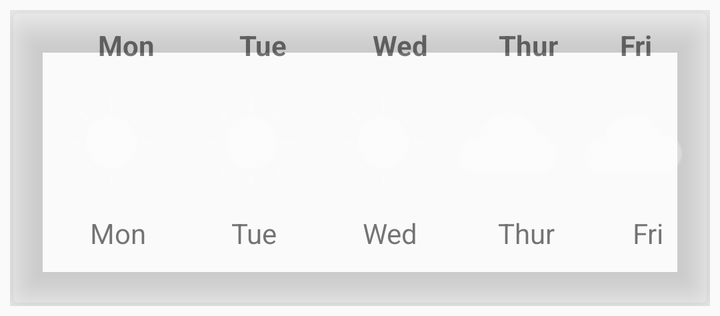
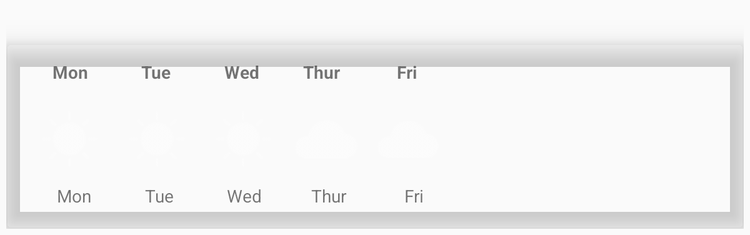

One screen, two layout resources from the same app: the default and the repository's alternative for another configuration. Each is rendered where Android would select it; the XML of both is given below.
<!-- AndroidManifest.xml: application theme Theme.AppCompat.Light.NoActionBar -->
<!-- res/layout/forecast_list.xml -->
<?xml version="1.0" encoding="utf-8"?>
<LinearLayout xmlns:android="http://schemas.android.com/apk/res/android"
    xmlns:app="http://schemas.android.com/apk/res-auto"
    xmlns:tools="http://schemas.android.com/tools"
    xmlns:card_view="http://schemas.android.com/apk/res-auto"
    android:layout_width="match_parent"
    android:layout_height="wrap_content"
    android:orientation="vertical"
    android:background="@color/colorCh2"
    android:padding="5dp">

    <android.support.v7.widget.CardView
        style="@style/Base.CardView"
        android:layout_width="match_parent"
        android:layout_height="148dp"

        app:cardBackgroundColor="@color/colorCh2"
        android:background="?android:attr/fastScrollPreviewBackgroundLeft"
        android:padding="35dp"
        card_view:cardCornerRadius="4dp"
        card_view:cardElevation="12dp">

        <LinearLayout
            android:layout_width="match_parent"
            android:layout_height="138dp"
            android:background="@color/colorCh2"
            android:orientation="vertical">

            <android.support.constraint.ConstraintLayout
                android:id="@+id/topDaysLayer"
                android:layout_width="match_parent"
                android:layout_height="wrap_content"
                android:orientation="horizontal"
                android:paddingHorizontal="20dp">

                <TextView
                    android:id="@+id/tvMon0"
                    android:layout_width="60dp"
                    android:layout_height="wrap_content"
                    android:layout_alignParentBottom="true"
                    android:layout_alignParentStart="true"
                    android:layout_marginStart="8dp"
                    android:layout_marginTop="8dp"
                    android:gravity="center_vertical"
                    android:text="Mon"
                    android:textAlignment="center"
                    android:textStyle="bold"
                    app:layout_constraintStart_toStartOf="parent"
                    app:layout_constraintTop_toTopOf="parent" />

                <TextView
                    android:id="@+id/tvTue0"
                    android:layout_width="61dp"
                    android:layout_height="wrap_content"
                    android:layout_alignParentBottom="true"
                    android:layout_alignParentStart="true"
                    android:layout_marginStart="8dp"
                    android:layout_marginTop="8dp"
                    android:gravity="center_vertical"
                    android:text="Tue"
                    android:textAlignment="center"
                    android:textStyle="bold"
                    app:layout_constraintStart_toEndOf="@+id/tvMon0"
                    app:layout_constraintTop_toTopOf="parent" />

                <TextView
                    android:id="@+id/tvWed0"
                    android:layout_width="60dp"
                    android:layout_height="wrap_content"
                    android:layout_alignParentBottom="true"
                    android:layout_alignParentStart="true"
                    android:layout_marginStart="8dp"
                    android:layout_marginTop="8dp"
                    android:gravity="center_vertical"
                    android:text="Wed"
                    android:textAlignment="center"
                    android:textStyle="bold"
                    app:layout_constraintStart_toEndOf="@+id/tvTue0"
                    app:layout_constraintTop_toTopOf="parent" />

                <TextView
                    android:id="@+id/tvThur0"
                    android:layout_width="60dp"
                    android:layout_height="wrap_content"
                    android:layout_alignParentBottom="true"
                    android:layout_alignParentStart="true"
                    android:layout_marginBottom="8dp"
                    android:layout_marginStart="4dp"
                    android:layout_marginTop="8dp"
                    android:gravity="center_vertical"
                    android:text="Thur"
                    android:textAlignment="center"
                    android:textStyle="bold"
                    app:layout_constraintBottom_toBottomOf="parent"
                    app:layout_constraintStart_toEndOf="@+id/tvWed0"
                    app:layout_constraintTop_toTopOf="parent"
                    app:layout_constraintVertical_bias="0.0" />

                <TextView
                    android:id="@+id/tvFri0"
                    android:layout_width="60dp"
                    android:layout_height="wrap_content"
                    android:layout_alignParentBottom="true"
                    android:layout_alignParentStart="true"
                    android:layout_marginEnd="9dp"
                    android:layout_marginStart="16dp"
                    android:layout_marginTop="8dp"
                    android:gravity="center_vertical"
                    android:text="Fri"
                    android:textAlignment="center"
                    android:textStyle="bold"
                    app:layout_constraintEnd_toEndOf="parent"
                    app:layout_constraintStart_toEndOf="@+id/tvThur0"
                    app:layout_constraintTop_toTopOf="parent" />

            </android.support.constraint.ConstraintLayout>

            <android.support.constraint.ConstraintLayout
                android:id="@+id/MedDaysLayer"
                android:layout_width="match_parent"
                android:layout_height="wrap_content"
                android:layout_marginTop="5dp">

                <ImageView
                    android:id="@+id/imgMon"
                    android:layout_width="50dp"
                    android:layout_height="45dp"
                    android:layout_marginStart="25dp"
                    android:layout_marginTop="4dp"
                    android:color="#e0f2f1"
                    android:elevation="0dp"
                    android:src="@drawable/sunny"
                    app:layout_constraintStart_toStartOf="parent"
                    app:layout_constraintTop_toTopOf="parent" />

                <ImageView
                    android:id="@+id/imgTue"
                    android:layout_width="50dp"
                    android:layout_height="45dp"
                    android:layout_marginStart="20dp"
                    android:layout_marginTop="4dp"
                    android:elevation="0dp"
                    android:src="@drawable/sunny"
                    app:layout_constraintStart_toEndOf="@+id/imgMon"
                    app:layout_constraintTop_toTopOf="parent" />

                <ImageView
                    android:id="@+id/imgWed"
                    android:layout_width="50dp"
                    android:layout_height="45dp"
                    android:layout_marginStart="16dp"
                    android:layout_marginTop="4dp"
                    android:elevation="0dp"
                    android:src="@drawable/sunny"
                    app:layout_constraintStart_toEndOf="@+id/imgTue"
                    app:layout_constraintTop_toTopOf="parent" />

                <ImageView
                    android:id="@+id/imgThu"
                    android:layout_width="51dp"
                    android:layout_height="45dp"
                    android:layout_marginStart="12dp"
                    android:layout_marginTop="4dp"
                    android:color="#e0f2f1"
                    android:elevation="0dp"
                    android:src="@drawable/cloudy"
                    app:layout_constraintStart_toEndOf="@+id/imgWed"
                    app:layout_constraintTop_toTopOf="parent" />

                <ImageView
                    android:id="@+id/imgFri"
                    android:layout_width="50dp"
                    android:layout_height="45dp"
                    android:layout_marginEnd="16dp"
                    android:layout_marginStart="12dp"
                    android:layout_marginTop="4dp"
                    android:color="#e0f2f1"
                    android:elevation="0dp"
                    android:src="@drawable/cloudy"
                    app:layout_constraintEnd_toEndOf="parent"
                    app:layout_constraintHorizontal_bias="0.0"
                    app:layout_constraintStart_toEndOf="@+id/imgThu"
                    app:layout_constraintTop_toTopOf="parent" />


            </android.support.constraint.ConstraintLayout>

            <android.support.constraint.ConstraintLayout
                android:layout_width="match_parent"
                android:layout_height="37dp"
                android:layout_marginTop="5dp"
                app:layout_constraintTop_toBottomOf="@id/MedDaysLayer">

                <TextView
                    android:id="@+id/tvMon"
                    android:layout_width="60dp"
                    android:layout_height="wrap_content"
                    android:layout_alignParentBottom="true"
                    android:layout_alignParentStart="true"
                    android:layout_marginStart="24dp"
                    android:layout_marginTop="8dp"
                    android:gravity="center_vertical"
                    android:text="Mon"
                    android:textAlignment="center"
                    app:layout_constraintStart_toStartOf="parent"
                    app:layout_constraintTop_toTopOf="parent" />

                <TextView
                    android:id="@+id/tvTue"
                    android:layout_width="60dp"
                    android:layout_height="wrap_content"
                    android:layout_alignParentBottom="true"
                    android:layout_alignParentStart="true"
                    android:layout_marginStart="8dp"
                    android:layout_marginTop="8dp"
                    android:gravity="center_vertical"
                    android:text="Tue"
                    android:textAlignment="center"
                    app:layout_constraintStart_toEndOf="@+id/tvMon"
                    app:layout_constraintTop_toTopOf="parent" />

                <TextView
                    android:id="@+id/tvWed"
                    android:layout_width="60dp"
                    android:layout_height="18dp"
                    android:layout_alignParentBottom="true"
                    android:layout_alignParentStart="true"
                    android:layout_marginStart="8dp"
                    android:layout_marginTop="8dp"
                    android:gravity="center_vertical"
                    android:text="Wed"
                    android:textAlignment="center"
                    app:layout_constraintStart_toEndOf="@+id/tvTue"
                    app:layout_constraintTop_toTopOf="parent" />

                <TextView
                    android:id="@+id/tvThur"
                    android:layout_width="60dp"
                    android:layout_height="wrap_content"
                    android:layout_alignParentBottom="true"
                    android:layout_alignParentStart="true"
                    android:layout_marginStart="8dp"
                    android:layout_marginTop="8dp"
                    android:gravity="center_vertical"
                    android:text="Thur"
                    android:textAlignment="center"
                    app:layout_constraintStart_toEndOf="@+id/tvWed"
                    app:layout_constraintTop_toTopOf="parent" />

                <TextView
                    android:id="@+id/tvFri"
                    android:layout_width="60dp"
                    android:layout_height="wrap_content"
                    android:layout_alignParentBottom="true"
                    android:layout_alignParentStart="true"
                    android:layout_marginEnd="8dp"
                    android:layout_marginStart="8dp"
                    android:layout_marginTop="8dp"
                    android:gravity="center_vertical"
                    android:text="Fri"
                    android:textAlignment="center"
                    app:layout_constraintEnd_toEndOf="parent"
                    app:layout_constraintStart_toEndOf="@+id/tvThur"
                    app:layout_constraintTop_toTopOf="parent" />

            </android.support.constraint.ConstraintLayout>


        </LinearLayout>


    </android.support.v7.widget.CardView>

</LinearLayout>
<!-- resources referenced by this layout -->
<resources>
  <!-- drawable cloudy: png bitmap (drawable-hdpi, 1205 bytes) -->
  <!-- drawable sunny: png bitmap (drawable-hdpi, 1541 bytes) -->
</resources>
<!-- res/layout-sw600dp/forecast_list.xml (the repository's variant of the layout above) -->
<!-- drawn on a 7-inch tablet held upright -->
<?xml version="1.0" encoding="utf-8"?>
<LinearLayout xmlns:android="http://schemas.android.com/apk/res/android"
    xmlns:app="http://schemas.android.com/apk/res-auto"
    xmlns:tools="http://schemas.android.com/tools"
    xmlns:card_view="http://schemas.android.com/apk/res-auto"
    android:layout_width="match_parent"
    android:layout_height="wrap_content"
    android:orientation="vertical"
    android:background="@color/colorCh"
    android:padding="5dp">

    <android.support.v7.widget.CardView
        style="@style/Base.CardView"
        android:layout_width="match_parent"
        android:layout_height="148dp"
        android:layout_marginTop="30dp"
        android:background="?android:attr/fastScrollPreviewBackgroundLeft"
        android:padding="35dp"
        app:cardBackgroundColor="@color/colorCh"
        card_view:cardCornerRadius="4dp"
        card_view:cardElevation="12dp">

        <LinearLayout
            android:layout_width="match_parent"
            android:layout_height="138dp"
            android:orientation="vertical">

            <android.support.constraint.ConstraintLayout
                android:id="@+id/topDaysLayer"
                android:layout_width="379dp"
                android:layout_height="wrap_content"
                android:orientation="horizontal"
                android:padding="5dp"
                android:paddingBottom="5dp"
                android:paddingHorizontal="20dp">

                <TextView
                    android:id="@+id/tvMon0"
                    android:layout_width="60dp"
                    android:layout_height="wrap_content"
                    android:layout_alignParentBottom="true"
                    android:layout_alignParentStart="true"
                    android:layout_marginStart="16dp"
                    android:layout_marginTop="8dp"
                    android:gravity="center_vertical"
                    android:text="Mon"
                    android:textAlignment="center"
                    android:textStyle="bold"
                    app:layout_constraintStart_toStartOf="parent"
                    app:layout_constraintTop_toTopOf="parent" />

                <TextView
                    android:id="@+id/tvTue0"
                    android:layout_width="61dp"
                    android:layout_height="wrap_content"
                    android:layout_alignParentBottom="true"
                    android:layout_alignParentStart="true"
                    android:layout_marginStart="8dp"
                    android:layout_marginTop="8dp"
                    android:gravity="center_vertical"
                    android:text="Tue"
                    android:textAlignment="center"
                    android:textStyle="bold"
                    app:layout_constraintStart_toEndOf="@+id/tvMon0"
                    app:layout_constraintTop_toTopOf="parent" />

                <TextView
                    android:id="@+id/tvWed0"
                    android:layout_width="60dp"
                    android:layout_height="wrap_content"
                    android:layout_alignParentBottom="true"
                    android:layout_alignParentStart="true"
                    android:layout_marginStart="8dp"
                    android:layout_marginTop="8dp"
                    android:gravity="center_vertical"
                    android:text="Wed"
                    android:textAlignment="center"
                    android:textStyle="bold"
                    app:layout_constraintStart_toEndOf="@+id/tvTue0"
                    app:layout_constraintTop_toTopOf="parent" />

                <TextView
                    android:id="@+id/tvThur0"
                    android:layout_width="60dp"
                    android:layout_height="wrap_content"
                    android:layout_alignParentBottom="true"
                    android:layout_alignParentStart="true"
                    android:layout_marginBottom="8dp"
                    android:layout_marginStart="4dp"
                    android:layout_marginTop="8dp"
                    android:gravity="center_vertical"
                    android:text="Thur"
                    android:textAlignment="center"
                    android:textStyle="bold"
                    app:layout_constraintBottom_toBottomOf="parent"
                    app:layout_constraintStart_toEndOf="@+id/tvWed0"
                    app:layout_constraintTop_toTopOf="parent"
                    app:layout_constraintVertical_bias="0.0" />

                <TextView
                    android:id="@+id/tvFri0"
                    android:layout_width="60dp"
                    android:layout_height="wrap_content"
                    android:layout_alignParentBottom="true"
                    android:layout_alignParentStart="true"
                    android:layout_marginStart="8dp"
                    android:layout_marginTop="8dp"
                    android:gravity="center_vertical"
                    android:text="Fri"
                    android:textAlignment="center"
                    android:textStyle="bold"
                    app:layout_constraintStart_toEndOf="@+id/tvThur0"
                    app:layout_constraintTop_toTopOf="parent" />

            </android.support.constraint.ConstraintLayout>

            <android.support.constraint.ConstraintLayout
                android:id="@+id/MedDaysLayer"
                android:layout_width="match_parent"
                android:layout_height="wrap_content"
                android:layout_marginTop="5dp">

                <ImageView
                    android:id="@+id/imgMon"
                    android:layout_width="50dp"
                    android:layout_height="45dp"
                    android:layout_marginStart="25dp"
                    android:layout_marginTop="4dp"
                    android:color="#e0f2f1"
                    android:elevation="0dp"
                    android:src="@drawable/sunny"
                    app:layout_constraintStart_toStartOf="parent"
                    app:layout_constraintTop_toTopOf="parent" />

                <ImageView
                    android:id="@+id/imgTue"
                    android:layout_width="50dp"
                    android:layout_height="45dp"
                    android:layout_marginStart="20dp"
                    android:layout_marginTop="4dp"
                    android:elevation="0dp"
                    android:src="@drawable/sunny"
                    app:layout_constraintStart_toEndOf="@+id/imgMon"
                    app:layout_constraintTop_toTopOf="parent" />

                <ImageView
                    android:id="@+id/imgWed"
                    android:layout_width="50dp"
                    android:layout_height="45dp"
                    android:layout_marginStart="19dp"
                    android:layout_marginTop="4dp"
                    android:elevation="0dp"
                    android:src="@drawable/sunny"
                    app:layout_constraintStart_toEndOf="@+id/imgTue"
                    app:layout_constraintTop_toTopOf="parent" />

                <ImageView
                    android:id="@+id/imgThu"
                    android:layout_width="51dp"
                    android:layout_height="45dp"
                    android:layout_marginStart="16dp"
                    android:layout_marginTop="4dp"
                    android:color="#e0f2f1"
                    android:elevation="0dp"
                    android:src="@drawable/cloudy"
                    app:layout_constraintStart_toEndOf="@+id/imgWed"
                    app:layout_constraintTop_toTopOf="parent" />

                <ImageView
                    android:id="@+id/imgFri"
                    android:layout_width="50dp"
                    android:layout_height="45dp"
                    android:layout_marginEnd="25dp"
                    android:layout_marginStart="15dp"
                    android:layout_marginTop="4dp"
                    android:color="#e0f2f1"
                    android:elevation="0dp"
                    android:src="@drawable/cloudy"
                    app:layout_constraintEnd_toEndOf="parent"
                    app:layout_constraintHorizontal_bias="0.0"
                    app:layout_constraintStart_toEndOf="@+id/imgThu"
                    app:layout_constraintTop_toTopOf="parent" />


            </android.support.constraint.ConstraintLayout>

            <android.support.constraint.ConstraintLayout
                android:layout_width="match_parent"
                android:layout_height="37dp"
                android:layout_marginTop="5dp"
                app:layout_constraintTop_toBottomOf="@id/MedDaysLayer">

                <TextView
                    android:id="@+id/tvMon"
                    android:layout_width="60dp"
                    android:layout_height="wrap_content"
                    android:layout_alignParentBottom="true"
                    android:layout_alignParentStart="true"
                    android:layout_marginStart="24dp"
                    android:layout_marginTop="8dp"
                    android:gravity="center_vertical"
                    android:text="Mon"
                    android:textAlignment="center"
                    app:layout_constraintStart_toStartOf="parent"
                    app:layout_constraintTop_toTopOf="parent" />

                <TextView
                    android:id="@+id/tvTue"
                    android:layout_width="60dp"
                    android:layout_height="wrap_content"
                    android:layout_alignParentBottom="true"
                    android:layout_alignParentStart="true"
                    android:layout_marginStart="8dp"
                    android:layout_marginTop="8dp"
                    android:gravity="center_vertical"
                    android:text="Tue"
                    android:textAlignment="center"
                    app:layout_constraintStart_toEndOf="@+id/tvMon"
                    app:layout_constraintTop_toTopOf="parent" />

                <TextView
                    android:id="@+id/tvWed"
                    android:layout_width="60dp"
                    android:layout_height="18dp"
                    android:layout_alignParentBottom="true"
                    android:layout_alignParentStart="true"
                    android:layout_marginStart="8dp"
                    android:layout_marginTop="8dp"
                    android:gravity="center_vertical"
                    android:text="Wed"
                    android:textAlignment="center"
                    app:layout_constraintStart_toEndOf="@+id/tvTue"
                    app:layout_constraintTop_toTopOf="parent" />

                <TextView
                    android:id="@+id/tvThur"
                    android:layout_width="60dp"
                    android:layout_height="wrap_content"
                    android:layout_alignParentBottom="true"
                    android:layout_alignParentStart="true"
                    android:layout_marginStart="8dp"
                    android:layout_marginTop="8dp"
                    android:gravity="center_vertical"
                    android:text="Thur"
                    android:textAlignment="center"
                    app:layout_constraintStart_toEndOf="@+id/tvWed"
                    app:layout_constraintTop_toTopOf="parent" />

                <TextView
                    android:id="@+id/tvFri"
                    android:layout_width="60dp"
                    android:layout_height="wrap_content"
                    android:layout_alignParentBottom="true"
                    android:layout_alignParentStart="true"
                    android:layout_marginEnd="32dp"
                    android:layout_marginStart="8dp"
                    android:layout_marginTop="8dp"
                    android:gravity="center_vertical"
                    android:text="Fri"
                    android:textAlignment="center"
                    app:layout_constraintEnd_toEndOf="parent"
                    app:layout_constraintHorizontal_bias="0.0"
                    app:layout_constraintStart_toEndOf="@+id/tvThur"
                    app:layout_constraintTop_toTopOf="parent" />

            </android.support.constraint.ConstraintLayout>


        </LinearLayout>


    </android.support.v7.widget.CardView>

</LinearLayout>
